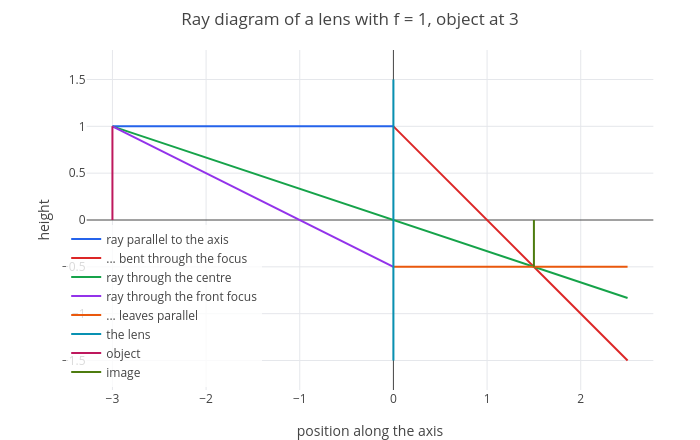

The cell this chart's notebook holds for it:
### Markdown cell above
The image is 1.5 behind the lens, upside down and half the size. Three rays from the tip of the object prove it:

### Code cell
p = parametric(-3 + 3*t, 1 + 0*t, t, 0, 1);
p = show(p, parametric(2.5*t, 1 - 2.5*t, t, 0, 1));
p = show(p, parametric(-3 + 5.5*t, 1 - 5.5*t/3, t, 0, 1));
p = show(p, parametric(-3 + 3*t, 1 - 1.5*t, t, 0, 1));
p = show(p, parametric(2.5*t, -0.5 + 0*t, t, 0, 1));
p = show(p, parametric(0*t, -1.5 + 3*t, t, 0, 1));
p = show(p, parametric(-3 + 0*t, t, t, 0, 1));
p = show(p, parametric(1.5 + 0*t, -0.5*t, t, 0, 1));
p = legend(p, "ray parallel to the axis", "... bent through the focus", "ray through the centre", "ray through the front focus", "... leaves parallel", "the lens", "object", "image");
labels(title(p, "Ray diagram of a lens with f = 1, object at 3"), "position along the axis", "height")

### Figure 1 — Plotly figure (JSON) as saved in the notebook; plotly's stock layout.template omitted (floating-point values rounded to 4 significant figures; data arrays with more than 128 entries replaced by an {"elided": "..."} marker saying what was removed)
{"data": [{"line": {"color": "#2563eb", "width": 2}, "mode": "lines", "name": "ray parallel to the axis", "type": "scatter", "x": {"elided": "402 float values"}, "y": {"elided": "402 int values"}}, {"line": {"color": "#dc2626", "width": 2}, "mode": "lines", "name": "... bent through the focus", "type": "scatter", "x": {"elided": "402 float values"}, "y": {"elided": "402 float values"}}, {"line": {"color": "#16a34a", "width": 2}, "mode": "lines", "name": "ray through the centre", "type": "scatter", "x": {"elided": "402 float values"}, "y": {"elided": "402 float values"}}, {"line": {"color": "#9333ea", "width": 2}, "mode": "lines", "name": "ray through the front focus", "type": "scatter", "x": {"elided": "402 float values"}, "y": {"elided": "402 float values"}}, {"line": {"color": "#ea580c", "width": 2}, "mode": "lines", "name": "... leaves parallel", "type": "scatter", "x": {"elided": "402 float values"}, "y": {"elided": "402 float values"}}, {"line": {"color": "#0891b2", "width": 2}, "mode": "lines", "name": "the lens", "type": "scatter", "x": {"elided": "402 int values"}, "y": {"elided": "402 float values"}}, {"line": {"color": "#be185d", "width": 2}, "mode": "lines", "name": "object", "type": "scatter", "x": {"elided": "402 int values"}, "y": {"elided": "402 float values"}}, {"line": {"color": "#4d7c0f", "width": 2}, "mode": "lines", "name": "image", "type": "scatter", "x": {"elided": "402 float values"}, "y": {"elided": "402 float values"}}], "layout": {"height": 440, "legend": {"bgcolor": "rgba(255,255,255,0.8)", "x": 0.01, "xanchor": "left", "y": 0.01, "yanchor": "bottom"}, "margin": {"b": 50, "l": 60, "r": 20, "t": 50}, "showlegend": true, "title": {"text": "Ray diagram of a lens with f = 1, object at 3"}, "width": 700, "xaxis": {"constrain": "domain", "range": [-3.275, 2.775], "title": {"text": "position along the axis"}, "zeroline": true}, "yaxis": {"constrain": "domain", "range": [-1.815, 1.815], "scaleanchor": "x", "scaleratio": 1, "title": {"text": "height"}, "zeroline": true}}}
